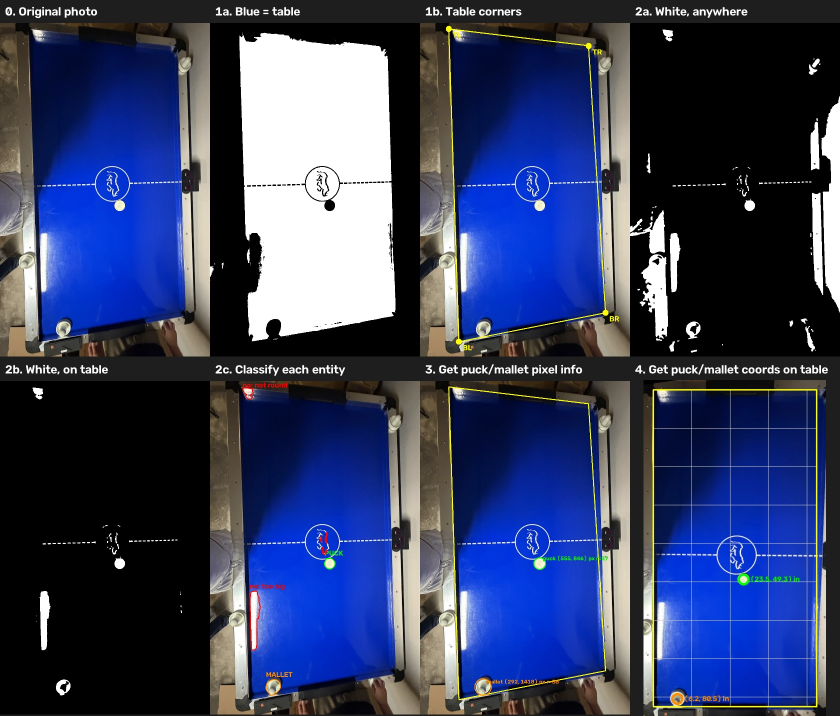
#> input picture src/puckbot/vision/data/steps.jpg, 1680 x 1432 px (shown at 1/2 size)
$ python -i puck_detector.py   (imports and definitions only)
#> lines starting #> are read from the running program, lines starting #| are printed output that depends on the picture; after the words box and inside, x2 and y2 are one past the last pixel; in counts of white or black regions, pixels touching at a corner belong together
#> further down, picture is the input picture: shape (1432, 1680, 3); mean B, G, R 99.7, 63.9, 54.2
"""Puck detection: one image in, puck pixel position out.

    detector = PuckDetector(PuckDetectorConfig(mode="hsv", hsv_lower=(0, 120, 70), hsv_upper=(10, 255, 255)))
    detection = detector.detect(image)        # PuckDetection or None
    if detection:
        print(detection.x, detection.y)

The detector is stateless except for an optional hint: pass `previous=(x, y)` to prefer the
candidate nearest the last known position when more than one blob looks like a puck.

Masking modes (pick with `PuckDetectorConfig.mode`):
    "hsv"    - colour range in HSV. Best for a coloured puck (red, yellow, green...).
    "bright" - grayscale threshold, pixels ABOVE `threshold`. For retroreflective tape + a light.
    "dark"   - grayscale threshold, pixels BELOW `threshold`. For a black puck on a light table.

Use `puckbot-pick-color` on a frame to get HSV numbers for your puck.
Pixels only: converting to table millimetres is the calibration step's job.
"""

from __future__ import annotations

import json
from dataclasses import asdict, dataclass, field, fields
from pathlib import Path
from typing import Literal, Sequence

import cv2
import numpy as np

Mode = Literal["hsv", "bright", "dark"]


@dataclass
class PuckDetectorConfig:
    mode: Mode = "hsv"
    # HSV range (OpenCV: H 0-179, S 0-255, V 0-255). Default is a saturated red.
    hsv_lower: tuple[int, int, int] = (0, 120, 70)
    hsv_upper: tuple[int, int, int] = (10, 255, 255)
    # Red wraps around H=180; set this to also accept a second range, e.g. ((170,120,70),(179,255,255)).
    hsv_extra_range: tuple[tuple[int, int, int], tuple[int, int, int]] | None = None
    # Grayscale threshold for "bright" / "dark" modes.
    threshold: int = 200
    # Expected puck radius in pixels. None = accept any size within the area limits.
    expected_radius_px: float | None = None
    min_area_px: float = 30.0
    max_area_px: float = 50_000.0
    # 1.0 = perfect circle. Motion blur stretches the puck, so keep this lenient.
    min_circularity: float = 0.45
    # Fraction of the blob's outline that is filled. Rejects rings (mallet tops, centre circle).
    min_fill: float = 0.0
    # Playing-surface colour (HSV). When set, only blobs inside the surface (its convex hull)
    # count, which throws away rails, floor and people around the table.
    table_hsv_lower: tuple[int, int, int] | None = None
    table_hsv_upper: tuple[int, int, int] | None = None
    blur_kernel: int = 5  # Gaussian blur before masking; 0 or 1 disables
    morph_kernel: int = 5  # open/close to remove speckle and fill holes; 0 disables
    # Optional region of interest: polygon (pixel coords) covering the playing surface.
    roi_polygon: Sequence[tuple[int, int]] | None = None
    # Shrink the image by this factor before detecting (speed); results are scaled back up.
    downscale: float = 1.0

    @classmethod
    def from_json(cls, path: str | Path) -> "PuckDetectorConfig":
        return cls.from_dict(json.loads(Path(path).read_text()))

    # [15 lines left out: function from_dict, not called in this run]

    def to_json(self, path: str | Path) -> None:
        Path(path).write_text(json.dumps(asdict(self), indent=2) + "\n")


@dataclass(frozen=True)
class PuckDetection:
    x: float  # pixel column of the puck centre (full-resolution image)
    y: float  # pixel row of the puck centre
    radius: float  # pixels, from the min enclosing circle
    area: float  # pixels^2 of the blob
    circularity: float  # 4*pi*area / perimeter^2
    score: float  # higher is more puck-like


@dataclass
class _Candidate:
    detection: PuckDetection
    contour: np.ndarray = field(repr=False)


class PuckDetector:
    def __init__(self, config: PuckDetectorConfig | None = None):
        self.config = config or PuckDetectorConfig()
        self._roi_mask_cache: dict[tuple[int, int], np.ndarray] = {}
        self.last_table_hull: np.ndarray | None = None  # playing-surface outline from the last image

    # ---- public API -----------------------------------------------------------------------

    def detect(self, image: np.ndarray, previous: tuple[float, float] | None = None) -> PuckDetection | None:
        """Return the most puck-like blob in `image` (BGR), or None if nothing qualifies."""
        candidates = self.candidates(image)
        if not candidates:
            return None
        if previous is not None and len(candidates) > 1:
            px, py = previous
            return min(candidates, key=lambda c: (c.x - px) ** 2 + (c.y - py) ** 2)
        return candidates[0]

    def candidates(self, image: np.ndarray) -> list[PuckDetection]:
        """All blobs that pass the filters, best score first."""
        return [c.detection for c in self._find(image)]

    # [21 lines left out: functions mask, draw, not called in this run]

    # ---- internals ------------------------------------------------------------------------

    def _find(self, image: np.ndarray) -> list[_Candidate]:
        cfg = self.config
        small, scale = self._prepare(image)
        mask = self._mask(small)
        contours, _ = cv2.findContours(mask, cv2.RETR_EXTERNAL, cv2.CHAIN_APPROX_SIMPLE)
        area_scale = scale * scale
        out: list[_Candidate] = []
        for contour in contours:
            area = cv2.contourArea(contour) / area_scale
            if not cfg.min_area_px <= area <= cfg.max_area_px:
                continue
            perimeter = cv2.arcLength(contour, True) / scale
            if perimeter <= 0:
                continue
            circularity = float(4.0 * np.pi * area / (perimeter * perimeter))
            if circularity < cfg.min_circularity:
                continue
            if cfg.min_fill > 0 and _fill_ratio(mask, contour) < cfg.min_fill:
                continue
            m = cv2.moments(contour)
            if m["m00"] == 0:
                continue
            x = m["m10"] / m["m00"] / scale
            y = m["m01"] / m["m00"] / scale
            _, r = cv2.minEnclosingCircle(contour)
            radius = r / scale
            score = circularity
            if cfg.expected_radius_px:
                # Penalise size mismatch: 1.0 at the expected radius, falling off either side.
                ratio = radius / cfg.expected_radius_px
                score *= float(np.exp(-((np.log(ratio)) ** 2) / 0.18))
            else:
                score *= float(np.log1p(area))  # among circular blobs, prefer bigger ones
            out.append(
                _Candidate(
                    PuckDetection(x=x, y=y, radius=radius, area=area, circularity=circularity, score=score),
                    contour,
                )
            )
        out.sort(key=lambda c: c.detection.score, reverse=True)
        return out

    def _prepare(self, image: np.ndarray) -> tuple[np.ndarray, float]:
        if image is None or image.ndim != 3 or image.shape[2] != 3:
            raise ValueError("expected a BGR image of shape (H, W, 3)")
        scale = 1.0
        if self.config.downscale and self.config.downscale > 1.0:
            scale = 1.0 / self.config.downscale
            image = cv2.resize(image, None, fx=scale, fy=scale, interpolation=cv2.INTER_AREA)
        k = self.config.blur_kernel
        if k and k > 1:
            k = k | 1  # must be odd
            image = cv2.GaussianBlur(image, (k, k), 0)
#> in _find, `small, scale = self._prepare(image)`: scale = 1
        return image, scale

    def _mask(self, image: np.ndarray) -> np.ndarray:
        cfg = self.config
        if cfg.mode == "hsv":
            hsv = cv2.cvtColor(image, cv2.COLOR_BGR2HSV)
#> hsv: shape (1432, 1680, 3); mean H, S, V 49.2, 97.8, 104.9
            mask = cv2.inRange(hsv, np.array(cfg.hsv_lower), np.array(cfg.hsv_upper))
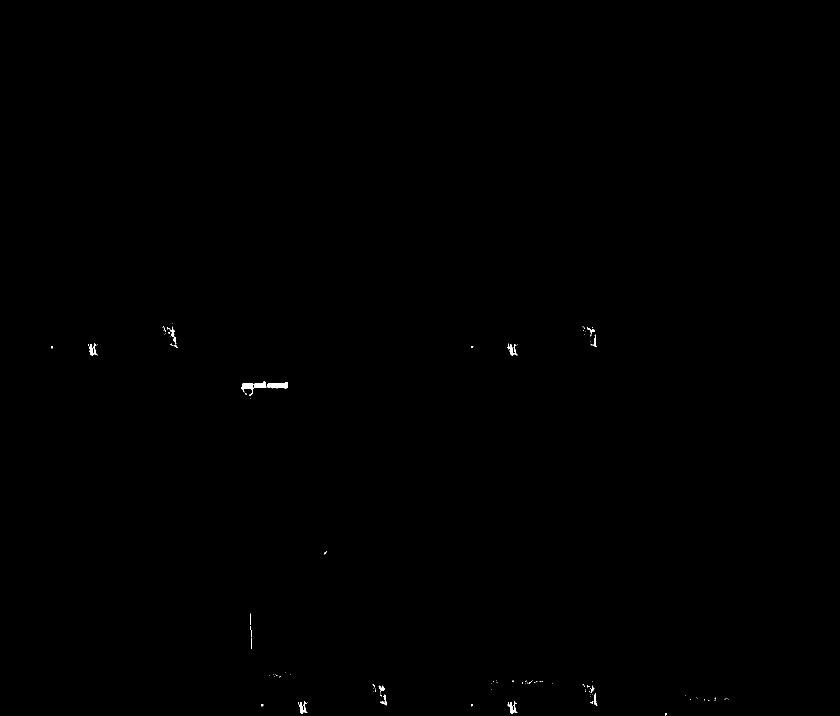
#> mask: shape (1432, 1680) (shown at 1/2 size); 0.11% white; 124 white regions (101 under 20 px), largest, box (x1, y1, x2, y2) and area: (535, 764, 576, 777) 392, (483, 766, 507, 792) 293, (508, 763, 533, 776) 232
            if cfg.hsv_extra_range is not None:
                lo, hi = cfg.hsv_extra_range
                mask |= cv2.inRange(hsv, np.array(lo), np.array(hi))
        elif cfg.mode in ("bright", "dark"):
            gray = cv2.cvtColor(image, cv2.COLOR_BGR2GRAY)
            kind = cv2.THRESH_BINARY if cfg.mode == "bright" else cv2.THRESH_BINARY_INV
            _, mask = cv2.threshold(gray, cfg.threshold, 255, kind)
        else:
            raise ValueError(f"unknown mode {cfg.mode!r}")

        if cfg.morph_kernel and cfg.morph_kernel > 1:
            kernel = cv2.getStructuringElement(cv2.MORPH_ELLIPSE, (cfg.morph_kernel, cfg.morph_kernel))
            mask = cv2.morphologyEx(mask, cv2.MORPH_OPEN, kernel)
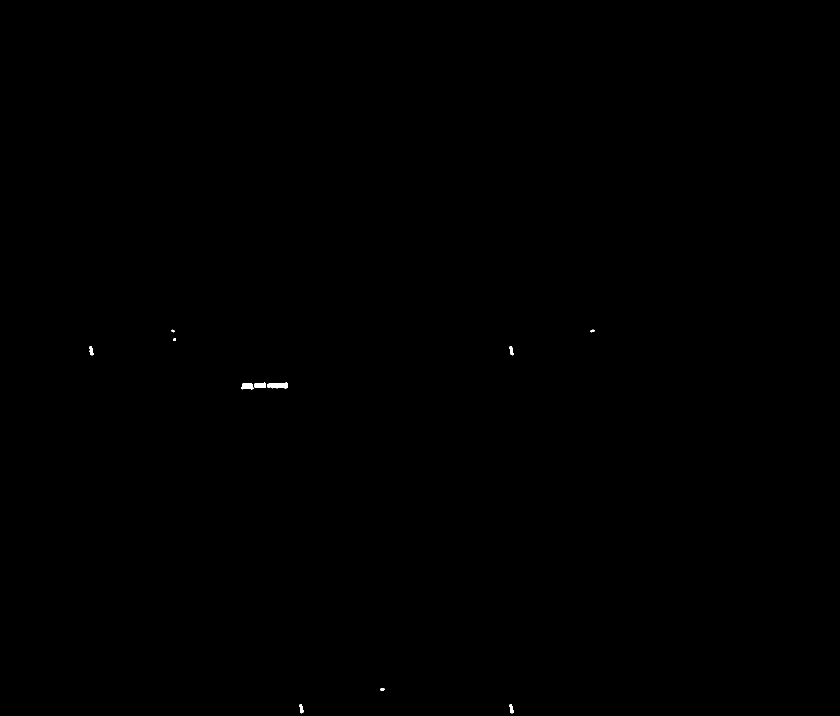
#> mask: shape (1432, 1680) (shown at 1/2 size); 0.06% white; 11 white regions, largest, box (x1, y1, x2, y2) and area: (535, 765, 576, 777) 384, (483, 766, 507, 779) 250, (508, 765, 532, 776) 217
            mask = cv2.morphologyEx(mask, cv2.MORPH_CLOSE, kernel)
#> mask: shape (1432, 1680); 0.06% white; 9 white regions

        d = cfg.downscale if cfg.downscale and cfg.downscale > 1.0 else 1.0
        if cfg.roi_polygon is not None:
            mask &= self._roi_mask(mask.shape[:2], 1.0 / d)
        if cfg.table_hsv_lower is not None and cfg.table_hsv_upper is not None:
            surface, hull = _table_surface(image, cfg.table_hsv_lower, cfg.table_hsv_upper)
            self.last_table_hull = None if hull is None else (hull.astype(np.float64) * d).astype(np.int32)
            mask &= surface
        return mask

    # [36 lines left out: functions _roi_mask, _fill_ratio, _table_surface, not called in this run]

>>> import cv2
>>> picture = cv2.imread('data/steps.jpg')
>>> result = PuckDetector().detect(picture)
#> in _find, `contours, _ = cv2.findContours(mask, cv2.RETR_EXTERNAL, cv2.CHAIN_APPR..`: contours = 9 contours, 2 with area under 20; largest, box (x1, y1, x2, y2) and area: (483, 765, 576, 779) 786, (179, 692, 187, 711) 84, (1019, 1408, 1027, 1427) 80, (1019, 692, 1027, 711) 79, (599, 1408, 607, 1427) 78, (761, 1376, 769, 1382) 26, (1181, 659, 1189, 665) 21
#> in _find, `area_scale = scale * scale`: area_scale = 1
#> the loop in _find, `for contour in contours:` made 9 passes
#> (area, perimeter, circularity, x, y, r, radius, score) on passes 1, 2, 5, 6: (80.5, 44.73, 0.506, 1022.4, 1417.5, 9.12, 9.12, 2.23), (78, 44.14, 0.503, 602.4, 1417.3, 9.06, 9.06, 2.2), (79, 44.14, 0.509, 1022.3, 701.2, 9.12, 9.12, 2.23), (83.5, 45.56, 0.506, 182.2, 701.5, 9.12, 9.12, 2.24)
#> area on passes 3, 8: 26.5, 21
#> after the loop in _find, `for contour in contours:`: out = 4 items
